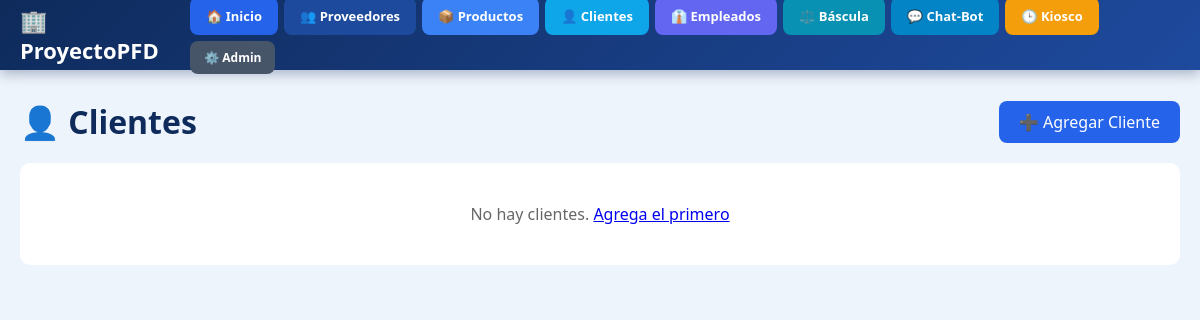
Page /clientes/ on the earlier database version.
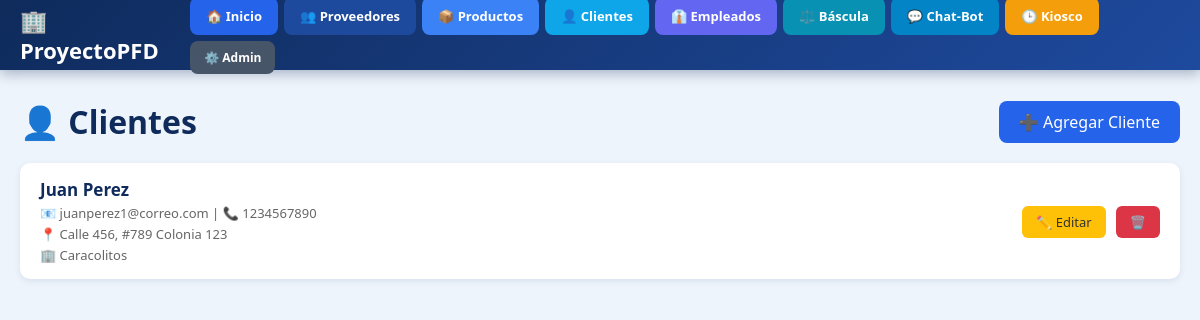
Same page on the later database version.
### Clientes/models.py (models this page shows, shortened)
class Cliente(models.Model):
    nombre = models.CharField(max_length=100, verbose_name="Nombre")
    email = models.EmailField(unique=True, verbose_name="Email")
    telefono = models.CharField(max_length=20, verbose_name="Teléfono")
    direccion = models.TextField(verbose_name="Dirección")
    rfc = models.CharField(max_length=13, blank=True, null=True, verbose_name="RFC")
    empresa = models.CharField(max_length=100, blank=True, null=True, verbose_name="Empresa")
    activo = models.BooleanField(default=True)
    fecha_registro = models.DateTimeField(auto_now_add=True)
    class Meta:
        verbose_name = "Cliente"
        verbose_name_plural = "Clientes"
        ordering = ['nombre']

### Clientes/views.py (the view)
# urls.py: path('', views.lista_clientes, name='lista_clientes'),
def lista_clientes(request):
    clientes = Cliente.objects.filter(activo=True).order_by('nombre')
    return render(request, 'Clientes/lista.html', {'clientes': clientes})

### Clientes/templates/Clientes/lista.html (shortened to what this page needs)
{% extends 'base.html' %}
{% block contenido %}
<div class="header">
    <h1>👤 Clientes</h1>
    <a href="{% url 'agregar_cliente' %}" class="btn-add">➕ Agregar Cliente</a>
</div>
{% for c in clientes %}
    <div class="card">
        <div>
            <strong>{{ c.nombre }}</strong>
            <div class="detalle">📧 {{ c.email }} | 📞 {{ c.telefono }}</div>
            <div class="detalle">📍 {{ c.direccion }}</div>
            {% if c.empresa %}<div class="detalle">🏢 {{ c.empresa }}</div>{% endif %}
        </div>
        <div>
            <a href="{% url 'editar_cliente' c.id %}" class="btn-edit">✏️ Editar</a>
            <a href="{% url 'eliminar_cliente' c.id %}" class="btn-del">🗑️</a>
        </div>
    </div>
{% empty %}
    <div class="vacio">No hay clientes. <a href="{% url 'agregar_cliente' %}">Agrega el primero</a></div>
{% endfor %}
{% endblock %}

Differences in the rows shown:
added Cliente: nombre "Juan Perez", email "juanperez1@correo.com", telefono "1234567890", direccion "Calle 456, #789 Colonia 123", empresa "Caracolitos"
Other differences:
text no longer shown: "No hay clientes. Agrega el primero"
